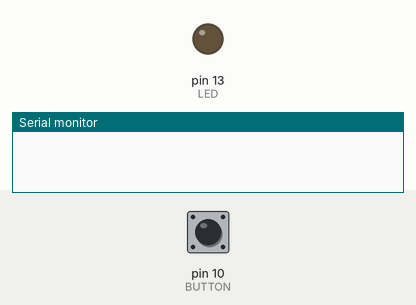
This sketch was run on a simulated Arduino Uno, built with avr-gcc and run on an emulated ATmega328P. On the bench: output pins drawn as LEDs (lit = HIGH), the last lines printed to the serial monitor. Inputs (shaded band) come from the test bench; at power-on: pin 10 (BUTTON) HIGH.

Above: at 1.2 s.
1.3 s: pin 10 (BUTTON) pulled LOW for 0.15 s
At 2.4 s:
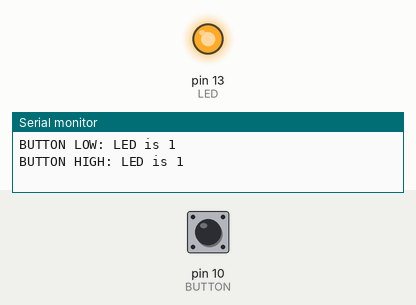
2.9 s: pin 10 (BUTTON) pulled LOW for 1 s
At 3.6 s:
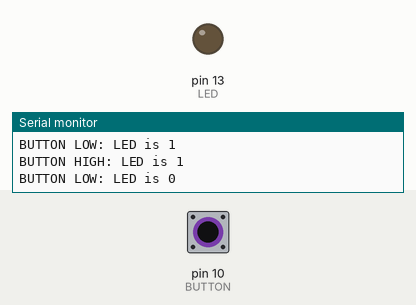
5.4 s: pin 10 (BUTTON) pulled LOW for 3.2 s
At 6.7 s:
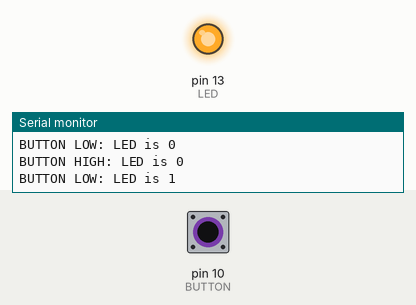
Timing chart, 0 to 8.4 s (numbered marks = the images above; inputs shaded):
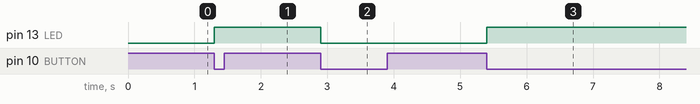

The sketch:

Toggle_Switch.ino
```cpp
const int LED = 13;
const int BUTTON = 10;
int ledState = LOW;
boolean resetFlag = false;

void setup() {
  pinMode(LED, OUTPUT);
  pinMode(BUTTON, INPUT);
  Serial.begin(9600);
}

void printStatus(boolean pressed) {
  Serial.print(pressed ? "BUTTON LOW: " : "BUTTON HIGH: ");
  Serial.print("LED is ");
  Serial.print(ledState);
  Serial.print("\n");
}

void loop() {
  int buttonState = digitalRead(BUTTON);

  if (buttonState == LOW && resetFlag == false) {
    resetFlag = true;
    ledState = 1 - ledState;
    digitalWrite(LED, ledState);
    printStatus(true);
    delay(50);
  } else if (buttonState == HIGH && resetFlag == true) {
    resetFlag = false;
    printStatus(false);
  }
}
```

Measured:
- after the input at 1.3 s, pin 13 (LED): LOW → HIGH at once
- after the input at 2.9 s, pin 13 (LED): HIGH → LOW at once
- after the input at 5.4 s, pin 13 (LED): LOW → HIGH at once
